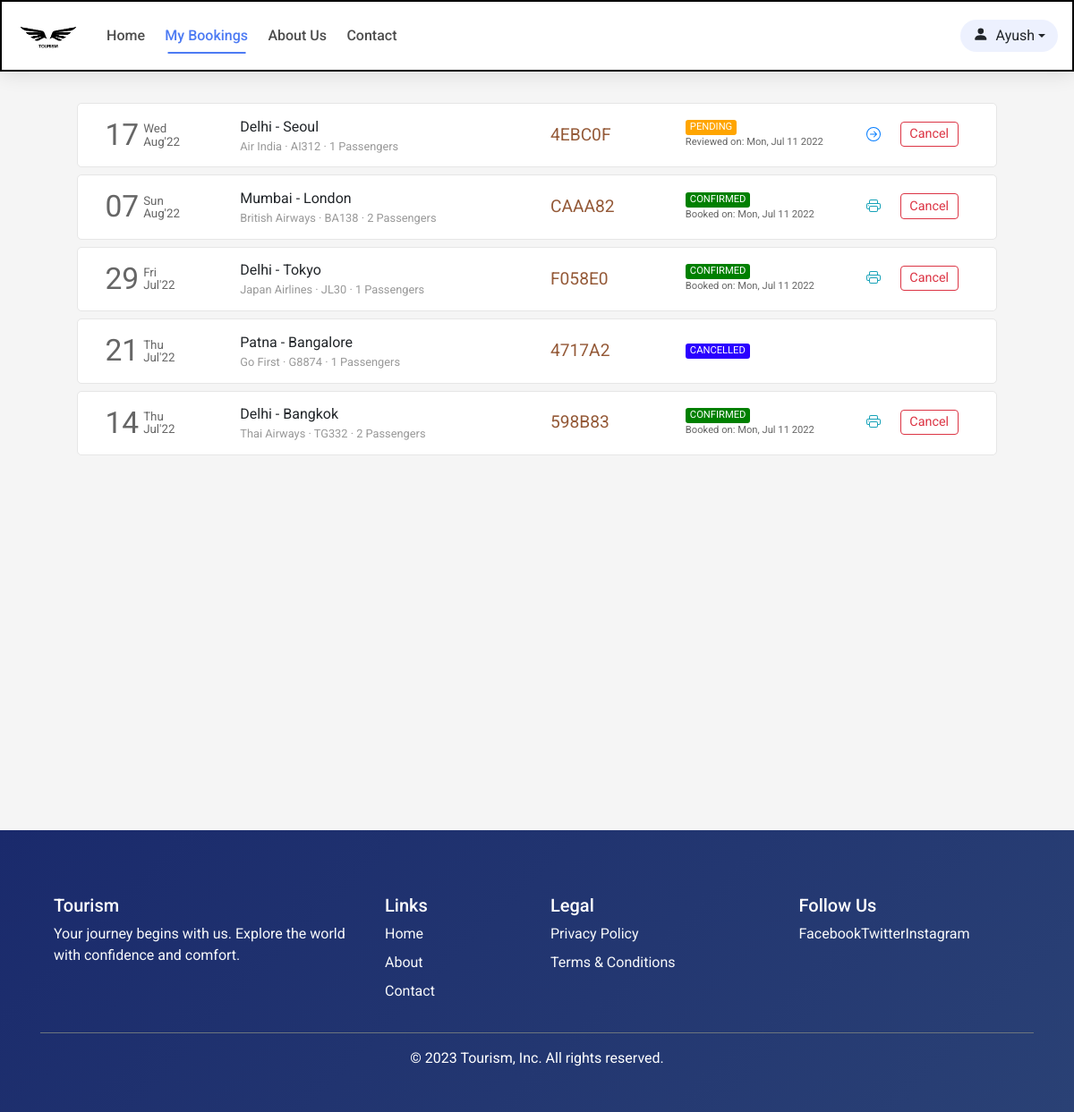
The app's page /flight/bookings (signed in) with its own data.
### flight/models.py (models this page shows, shortened)
class User(AbstractUser):
    def __str__(self):
        return f"{self.id}: {self.first_name} {self.last_name}"

class Ticket(models.Model):
    user = models.ForeignKey(User,on_delete=models.CASCADE,related_name="bookings", blank=True, null=True)
    ref_no = models.CharField(max_length=6, unique=True)
    passengers = models.ManyToManyField(Passenger, related_name="flight_tickets")
    flight = models.ForeignKey(Flight, on_delete=models.CASCADE, related_name="tickets", blank=True, null=True)
    flight_ddate = models.DateField(blank=True, null=True)
    flight_adate = models.DateField(blank=True, null=True)
    flight_fare = models.FloatField(blank=True,null=True)
    other_charges = models.FloatField(blank=True,null=True)
    coupon_used = models.CharField(max_length=15,blank=True)
    coupon_discount = models.FloatField(default=0.0)
    total_fare = models.FloatField(blank=True, null=True)
    seat_class = models.CharField(max_length=20, choices=SEAT_CLASS)
    booking_date = models.DateTimeField(default=datetime.now)
    mobile = models.CharField(max_length=20,blank=True)
    email = models.EmailField(max_length=45, blank=True)
    status = models.CharField(max_length=45, choices=TICKET_STATUS)

class Flight(models.Model):
    origin = models.ForeignKey(Place, on_delete=models.CASCADE, related_name="departures")
    destination = models.ForeignKey(Place, on_delete=models.CASCADE, related_name="arrivals")
    depart_time = models.TimeField(auto_now=False, auto_now_add=False)
    depart_day = models.ManyToManyField(Week, related_name="flights_of_the_day")
    duration = models.DurationField(null=True)
    arrival_time = models.TimeField(auto_now=False, auto_now_add=False)
    plane = models.CharField(max_length=24)
    airline = models.CharField(max_length=64)
    economy_fare = models.FloatField(null=True)
    business_fare = models.FloatField(null=True)
    first_fare = models.FloatField(null=True)

class Place(models.Model):
    city = models.CharField(max_length=64)
    airport = models.CharField(max_length=64)
    code = models.CharField(max_length=3)
    country = models.CharField(max_length=64)

### flight/views.py (the view)
# urls.py: path('flight/bookings', views.bookings, name="bookings"),
def bookings(request):
    if request.user.is_authenticated:
        tickets = Ticket.objects.filter(user=request.user).order_by('-booking_date')
        return render(request, 'flight/bookings.html', {
            'page': 'bookings',
            'tickets': tickets
        })
    else:
        return HttpResponseRedirect(reverse('login'))

### flight/templates/flight/bookings.html (shortened to what this page needs)
{% extends 'flight/layout.html' %}
{% load static %}
{% block head %}
    <link rel="stylesheet" href="{% static 'css/bookings_style.css' %}">
{% endblock head %}
{% block body %}
    <section class="section section1">
        <div class="container">
            {% if tickets %}
                {% for ticket in tickets %}
                    <div class="row each-booking-div" id="{{ticket.ref_no}}">
                        <div class="col-2" style="display: flex;">
                            <div style="display: flex; color: #666666; margin-top: auto;">
                                <div>
                                    <span style="font-size: 2.1em;">{{ticket.flight_ddate | date:"d"}}</span>
                                </div>
                                <div style="font-size: smaller; display: flex; margin: auto 0; padding-left: 5px; line-height: 1em;">
                                    <div style="margin: auto;">
                                        <div style="margin-bottom: 1px;">{{ticket.flight_ddate | date:"D"}}</div>
                                        <div style="margin-top: 1px;">{{ticket.flight_ddate | date:"M'y"}}</div>
                                    </div>
                                </div>
                            </div>
                        </div>
                        <div class="col-4 middle-div">
                            <div style="width:100%">
                                <div class="row places-div" style=" display: flex;">
                                    <div style="max-width: 45%;">{{ticket.flight.origin.city}}</div>
                                    <div>&nbsp;-&nbsp;</div>
                                    <div style="max-width: 45%;">{{ticket.flight.destination.city}}</div>
                                </div>
                                <div class="row places-div" style="font-size: .8em; color: #999999; ">
                                    <div style="max-width: 100%;">{{ticket.flight.airline}} &middot; {{ticket.flight.plane}} &middot; {{ticket.passengers.count}} Passengers</div>
                                </div>
                            </div>
                        </div>
                        <div class="col-2 middle-div">
                            <div style="font-size: 1.2em; color: #945937;">{{ticket.ref_no}}</div>
                        </div>
                        <div class="col-2 middle-div">
                            <div>
                                <div class="row status-div">
                                    {% if ticket.status == 'CONFIRMED' %}
                                        <div class="green">{{ticket.status}}</div>
                                    {% endif %}
                                    {% if ticket.status == 'PENDING' %}
                                        <div class="orange">{{ticket.status}}</div>
                                    {% endif %}
                                    {% if ticket.status == 'CANCELLED' %}
                                        <div class="red">{{ticket.status}}</div>
                                    {% endif %}
                                </div>
                                <div class="row booking-date-div" style="font-size: .7em; color: #666;">
                                    {% if ticket.status == 'CONFIRMED' %}
                                        Booked on: {{ticket.booking_date | date:"D, M d Y"}}
                                    {% endif %}
                                    {% if ticket.status == 'PENDING' %}
                                        Reviewed on: {{ticket.booking_date | date:"D, M d Y"}}
                                    {% endif %}
                                </div>
                            </div>
                        </div>
                        <div class="col-2 last-div">
                            <div>
                                <div class="ticket-action-div">
                                    {% if ticket.status == 'CONFIRMED' %}
                                        <form action="{% url 'getticket' %}" method="get" target="_blank">
                                            <button type="submit" class="btn btn-outline-info btnp pbtn">
                                            </button>
                                        </form>
                                        <button class="btn btn-outline-danger btnp cbtn"  data-ref="{{ticket.ref_no}}" onclick="popup(this)">Cancel</button>
                                    {% endif %}
                                    {% if ticket.status == 'PENDING' %}
                                        <form action="{% url 'resumebooking' %}" method="POST">
                                            <button type="submit" class="btn btn-outline-primary btnp rbtn">
                                            </button>
                                        </form>
                                        <button type="button" class="btn btn-outline-danger btnp cbtn" data-ref="{{ticket.ref_no}}" onclick="popup(this)">Cancel</button>
                                    {% endif %}
                                </div>
                            </div>
                        </div>
                    </div>
                {% endfor %}
            {% endif %}
        </div>
    </section>
{% endblock %}

### flight/templates/flight/layout.html (shortened to what this page needs)
{% load static %}
<!DOCTYPE html>
<html lang="en">
<head>
  <link rel="stylesheet" href="https://stackpath.bootstrapcdn.com/bootstrap/4.4.1/css/bootstrap.min.css">
  <link rel="stylesheet" href="https://use.typekit.net/cav5lva.css">
  <link rel="stylesheet" href="{% static 'css/layout_style.css' %}">
  <link rel="stylesheet" href="{% static 'css/navbar-theme.css' %}">
  {% block head %}
  {% endblock %}
</head>
<body>
  <div class="container-fluid">
    <nav class="navbar navbar-expand-lg navbar-dark navbar-dark-blue">
      <a class="navbar-brand" href="{% url 'index' %}">
          <img src="{% static 'img/icon_logo.png' %}" height="34" alt="Tourism Logo">
      </a>
      <div class="collapse navbar-collapse" id="navbarSupportedContent">
        <ul class="navbar-nav mr-auto">
          <li class="nav-item {% if not page %}active{% endif %}">
            <a class="nav-link" href="{% url 'index' %}">Home</a>
          </li>
          <li class="nav-item {% if page == 'bookings' %}active{% endif %}">
            <a class="nav-link" href="{% url 'bookings' %}">My Bookings</a>
          </li>
          <li class="nav-item">
            <a class="nav-link" href="{% url 'aboutus' %}">About Us</a>
          </li>
          <li class="nav-item">
            <a class="nav-link" href="{% url 'contact' %}">Contact</a>
          </li>
        </ul>
        <ul class="navbar-nav">
          {% if not user.is_authenticated %}
            <li class="nav-item">
              <button class="btn btn-animated" onclick="window.location.href = '/login';">
                <svg width="1.1em" height="1.1em" viewBox="0 1.5 16 16" class="bi bi-person-fill" fill="currentColor" xmlns="http://www.w3.org/2000/svg">
                  <path fill-rule="evenodd" d="M3 14s-1 0-1-1 1-4 6-4 6 3 6 4-1 1-1 1H3zm5-6a3 3 0 1 0 0-6 3 3 0 0 0 0 6z"/>
                </svg>
                Login
              </button>
            </li>
          {% else %}
            <li class="nav-item dropdown">
              <button class="btn profile-button dropdown-toggle" type="button" id="dropdownMenuButton" data-toggle="dropdown" aria-haspopup="true" aria-expanded="false">
                <svg width="1.1em" height="1.1em" viewBox="0 1.5 16 16" class="bi bi-person-fill" fill="currentColor" xmlns="http://www.w3.org/2000/svg">
                  <path fill-rule="evenodd" d="M3 14s-1 0-1-1 1-4 6-4 6 3 6 4-1 1-1 1H3zm5-6a3 3 0 1 0 0-6 3 3 0 0 0 0 6z"/>
                </svg>
                {{user.first_name}}
              </button>
            </li>
          {% endif %}
        </ul>
      </div>
    </nav>
  </div>
  <div class="container-fluid">
    {% block body %}
    {% endblock %}
  </div>
  <footer class="pt-4 pb-2 mt-5" style="background: linear-gradient(135deg, #1a2a6c, #2a4175); color: white;">
    <div class="container">
      <div class="row">
        <div class="col-md-4 mb-3">
          <h5>Tourism</h5>
          <p class="text-light">Your journey begins with us. Explore the world with confidence and comfort.</p>
        </div>
        <div class="col-md-2 mb-3">
          <h5>Links</h5>
          <ul class="nav flex-column">
            <li class="nav-item mb-2"><a href="{% url 'index' %}" class="nav-link p-0 text-light">Home</a></li>
            <li class="nav-item mb-2"><a href="{% url 'aboutus' %}" class="nav-link p-0 text-light">About</a></li>
            <li class="nav-item mb-2"><a href="{% url 'contact' %}" class="nav-link p-0 text-light">Contact</a></li>
          </ul>
        </div>
        <div class="col-md-3 mb-3">
          <h5>Legal</h5>
          <ul class="nav flex-column">
            <li class="nav-item mb-2"><a href="{% url 'privacypolicy' %}" class="nav-link p-0 text-light">Privacy Policy</a></li>
            <li class="nav-item mb-2"><a href="{% url 'termsandconditions' %}" class="nav-link p-0 text-light">Terms & Conditions</a></li>
          </ul>
        </div>
        <div class="col-md-3 mb-3">
          <h5>Follow Us</h5>
          <div class="d-flex gap-3">
            <a href="#" class="text-light me-3"> Facebook</a>
            <a href="#" class="text-light me-3"> Twitter</a>
            <a href="#" class="text-light"> Instagram</a>
          </div>
        </div>
      </div>
      <div class="d-flex justify-content-center py-3 my-2 border-top border-secondary">
        <p class="text-center">© 2023 Tourism, Inc. All rights reserved.</p>
      </div>
    </div>
  </footer>
</body>
</html>

### flight/static/css/layout_style.css (style rules this page uses)
body { margin: 0px; padding: 0px; font-family: "Rubik", sans-serif; font-weight: normal; font-style: normal; min-width: 250px; }
.container-fluid { padding-left: 0px; padding-right: 0px; }
.navbar { padding: .7rem 1.2rem; border: 2px solid black ; background-color: #fff; transition-duration: .2s; }
.section { background-size: cover; background-position: center; background-repeat: no-repeat; padding: 30px 50px; min-height: 100vh; }
footer { background-color: rgb(255,242,242); margin-top: 0px; padding-top: 1px; }
footer .container > div { font-family: Barlow, sans-serif; margin: 48px 0px 10px; flex-shrink: 0; max-width: 100%; overflow: hidden; }

### flight/static/css/navbar-theme.css (style rules this page uses)
.navbar-dark-blue { background-color: white; box-shadow: 0 4px 20px rgba(0, 0, 0, 0.1); padding: 1rem; transition: all 0.5s cubic-bezier(0.25, 0.46, 0.45, 0.94); color: black; position: relative; z-index: 1000; }
.navbar-dark-blue .navbar-brand img { transition: transform 0.5s cubic-bezier(0.34, 1.56, 0.64, 1); color: black; }
.navbar-dark-blue .nav-link { color: rgba(0, 0, 0, 0.7) !important; font-weight: 500; padding: 0.5rem 1rem; margin: 0 0.2rem; position: relative; transition: all 0.4s cubic-bezier(0.25, 0.46, 0.45, 0.94); overflow: hidden; }
.navbar-dark-blue .nav-link::after { content: ''; position: absolute; bottom: 0; left: 50%; width: 0; height: 2px; background-color: #4D7BF3; transition: all 0.4s cubic-bezier(0.25, 0.46, 0.45, 0.94); transform: translateX(-50%); opacity: 0; }
.navbar-dark-blue .nav-link::before { content: ''; position: absolute; top: 0; left: 0; width: 100%; height: 100%; background-color: rgba(77, 123, 243, 0.08); transform: translateY(-100%); transition: transform 0.4s cubic-bezier(0.25, 0.46, 0.45, 0.94); z-index: -1; }
.navbar-dark-blue .nav-item.active .nav-link { color: #4D7BF3 !important; }
.navbar-dark-blue .nav-item.active .nav-link::after { width: 80%; opacity: 1; }
.navbar-dark-blue .profile-button { position: relative; display: flex; align-items: center; background: rgba(77, 123, 243, 0.1); border-radius: 30px; padding: 0.3rem 0.8rem; transition: all 0.4s cubic-bezier(0.25, 0.46, 0.45, 0.94); overflow: hidden; }
.navbar-dark-blue .profile-button::before { content: ''; position: absolute; top: 0; left: 0; width: 100%; height: 100%; background: linear-gradient(135deg, rgba(77, 123, 243, 0.2), rgba(77, 123, 243, 0.1)); transform: translateX(-100%); transition: transform 0.5s cubic-bezier(0.25, 0.46, 0.45, 0.94); z-index: -1; }
.navbar-dark-blue .profile-button svg { margin-right: 0.5rem; transition: transform 0.3s ease; }

### flight/static/css/bookings_style.css (style rules this page uses)
* { font-family: 'Roboto', sans-serif; }
body { background-color: #f5f5f5; word-wrap: break-word; }
.container { cursor: pointer; }
.each-booking-div { width: 96%; margin: 5px auto 8px auto; transition-duration: .4s; padding: 10px 15px; background-color: #fff; border: 1px solid #e6e6e6; border-radius: 5px; }
.btnp { padding: .15rem .6rem; font-size: .9em; margin-top: 3px; margin-bottom: 5px; }
.each-booking-div > div { display: flex; overflow: auto; }
.each-booking-div > div > div { margin-top: auto; margin-bottom: auto; width: 100%; }
.green, .red, .orange { border-radius: 3px; color: white; padding-left: 5px; padding-right: 5px; font-size: .7em; }
.green { background-color: green; }
.red { background-color: rgb(43, 0, 255); }
.orange { background-color: orange; }
.ticket-action-div { display: flex; justify-content: space-evenly; }
.pbtn, .rbtn { border: 0; }

### records on screen
User: first_name "Ayush"
Ticket: flight_ddate "17", flight_ddate "Wed", flight_ddate "Aug'22", flight.origin.city "Delhi", flight.destination.city "Seoul", flight.airline "Air India", flight.plane "AI312", passengers.count "1", ref_no "4EBC0F", status "PENDING", booking_date "Mon, Jul 11 2022"
Ticket: flight_ddate "07", flight_ddate "Sun", flight_ddate "Aug'22", flight.origin.city "Mumbai", flight.destination.city "London", flight.airline "British Airways", flight.plane "BA138", passengers.count "2", ref_no "CAAA82", status "CONFIRMED", booking_date "Mon, Jul 11 2022"
Ticket: flight_ddate "29", flight_ddate "Fri", flight_ddate "Jul'22", flight.origin.city "Delhi", flight.destination.city "Tokyo", flight.airline "Japan Airlines", flight.plane "JL30", passengers.count "1", ref_no "F058E0", status "CONFIRMED", booking_date "Mon, Jul 11 2022"
Ticket: flight_ddate "21", flight_ddate "Thu", flight_ddate "Jul'22", flight.origin.city "Patna", flight.destination.city "Bangalore", flight.airline "Go First", flight.plane "G8874", passengers.count "1", ref_no "4717A2", status "CANCELLED"
Ticket: flight_ddate "14", flight_ddate "Thu", flight_ddate "Jul'22", flight.origin.city "Delhi", flight.destination.city "Bangkok", flight.airline "Thai Airways", flight.plane "TG332", passengers.count "2", ref_no "598B83", status "CONFIRMED", booking_date "Mon, Jul 11 2022"
